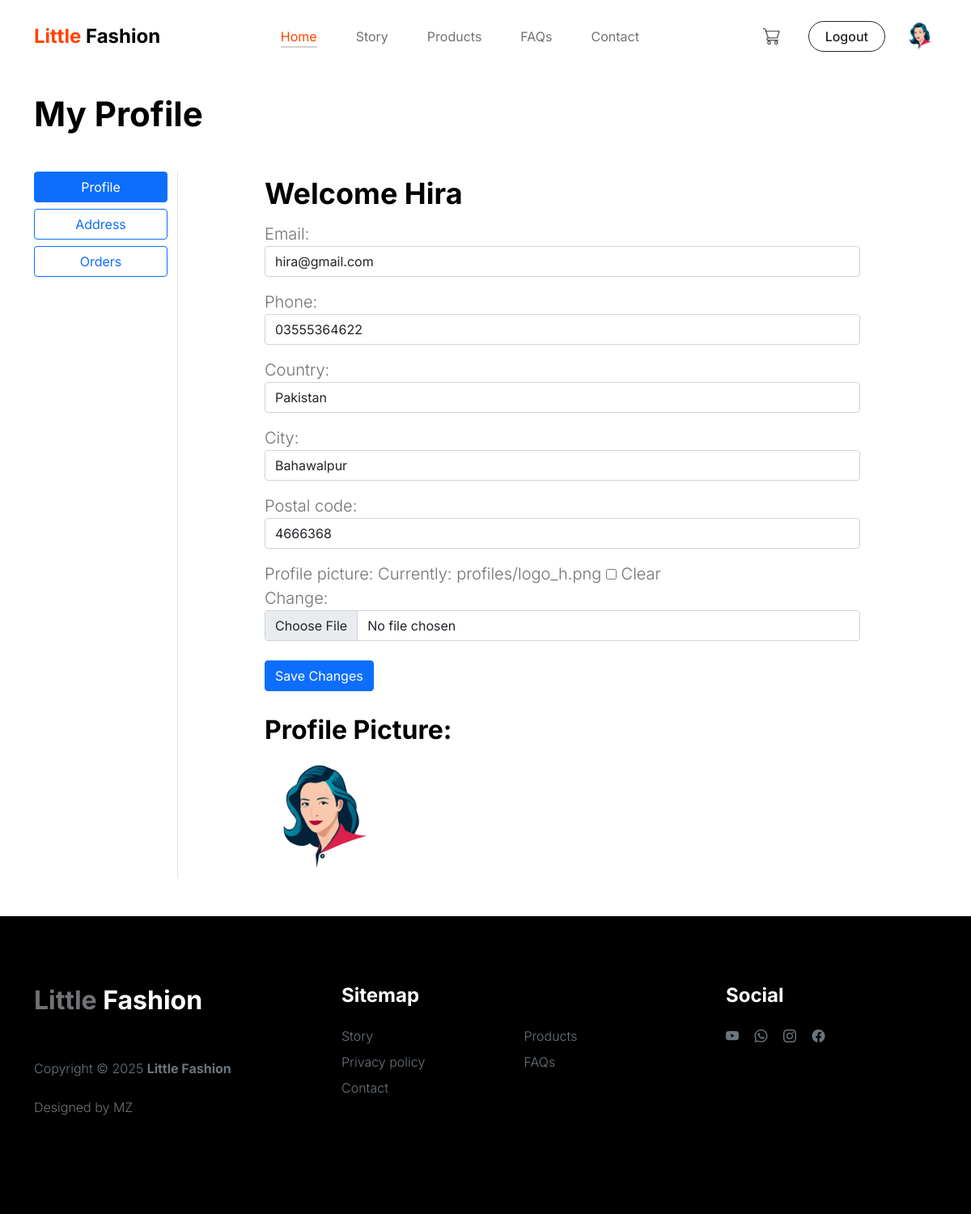
Screenshot of /profile/ (signed in) with the database file from the repository.
### app/models.py (models this page shows, shortened)
class Customer(models.Model):
    user = models.OneToOneField(User, on_delete=models.CASCADE, null=True, blank=True, related_name='customer')
    phone = models.CharField(max_length=20)
    email = models.EmailField(max_length=100)
    city = models.CharField(max_length=100, blank=True, null=True)
    postal_code = models.CharField(max_length=20, blank=True, null=True)
    country = models.CharField(max_length=100, blank=True, null=True)
    profile_picture = models.ImageField(upload_to='profiles/', blank=True, null=True)

### app/views.py (the view)
# urls.py: path('profile/', views.profile_view, name='profile'),
@login_required
def profile_view(request):
    customer, created = Customer.objects.get_or_create(user=request.user)
    if request.method == 'POST':
        form = CustomerProfileForm(request.POST, request.FILES, instance=customer)
        if form.is_valid():
            form.save()
            messages.success(request, 'Profile updated successfully.')
            return redirect('profile')
        else:
            messages.error(request, 'Please correct the errors below.')
    else:
        form = CustomerProfileForm(instance=customer)
    context = {'form': form, 'customer': customer}
    return render(request, 'profile.html', context)

### app/forms.py
class CustomerProfileForm(forms.ModelForm):
    class Meta:
        model = Customer
        fields = ['email','phone','country', 'city','postal_code','profile_picture']
        widgets = {
            'email': forms.EmailInput(attrs={'class': 'form-control','placeholder': 'Email address'}),
            'phone': forms.TextInput(attrs={'class': 'form-control', 'placeholder': 'Phone number'  }),
            'country': forms.TextInput(attrs={'class': 'form-control','placeholder': 'Country'}),
            'city': forms.TextInput(attrs={'class': 'form-control','placeholder': 'City' }),
            'postal_code': forms.TextInput(attrs={'class': 'form-control','placeholder': 'Postal code'}),
            'profile_picture': forms.ClearableFileInput(attrs={'class': 'form-control' }),}

### app/templates/profile.html (shortened to what this page needs)
{% extends 'base.html' %}
{% block content %}
<div class="container my-5">
    <div class="pt-3 pb-2">
        <h2 class="fw-bold">My Profile</h2>
    </div>
    <div class="row mt-4">
        <div class="col-sm-2 border-end">
            <ul class="list-unstyled">
                <li class="d-grid mb-2"><a href="{% url 'profile' %}" class="btn btn-primary">Profile</a></li>
                <li class="d-grid mb-2"><a href="{% url 'address' %}" class="btn btn-outline-primary">Address</a></li>
                <li class="d-grid"><a href="{% url 'user_orders' %}" class="btn btn-outline-primary">Orders</a></li>
            </ul>
        </div>
        <div class="col-sm-8 offset-sm-1">
            <h3>Welcome <span class="text-capitalize">{{ request.user }}</span></h3>
            <form method="POST" enctype="multipart/form-data">
                {{ form.as_p }}
                <button type="submit" class="btn btn-primary mt-2">Save Changes</button>
            </form>
            {% if customer.profile_picture %}
                <h4 class="mt-4">Profile Picture:</h4>
                <img src="{{ customer.profile_picture.url }}" style="width: 150px; height: 150px; object-fit: cover;" class="rounded">
            {% endif %}
        </div>
    </div>
</div>
{% endblock %}

### app/templates/base.html (shortened to what this page needs)
<!DOCTYPE html>
<html lang="en">
<head>
    {% load static %}
        <link href="{% static 'css/bootstrap.min.css' %}" rel="stylesheet">
        <link href="{% static 'css/bootstrap-icons.css' %}" rel="stylesheet">
        <link href="{% static 'css/slick.css' %}" rel="stylesheet">
        <link href="{% static 'css/style.css' %}" rel="stylesheet">
        <link href="{% static 'css/tooplate-little-fashion.css' %}" rel="stylesheet">
</head>
<body>
       <main style="padding-top: 45px;">
            <nav class="navbar navbar-expand-lg">
                <div class="container">
                    <a class="navbar-brand" href="/index">
                        <strong><span>Little</span> Fashion</strong>
                    </a>
                    <div class="collapse navbar-collapse" id="navbarNav">
                        <ul class="navbar-nav mx-auto">
                            <li class="nav-item">
                                <a class="nav-link active" href="/index">Home</a>
                            </li>
                            <li class="nav-item">
                                <a class="nav-link" href="/about">Story</a>
                            </li>
                            <li class="nav-item">
                                <a class="nav-link" href="/products">Products</a>
                            </li>
                            <li class="nav-item">
                                <a class="nav-link" href="/faq">FAQs</a>
                            </li>
                            <li class="nav-item">
                                <a class="nav-link" href="/contact">Contact</a>
                            </li>
                        </ul>
                       <div class="d-none d-lg-flex align-items-center gap-3 nav-login-cart">
    <div class="position-relative me-3">
        <a href="{% url 'view_cart' %}">
            <img src="{% static 'images/cart-icon.png' %}" alt="Cart" style="width: 28px;">
        </a>
    </div>
    {% if user.is_authenticated %}
        <a href="{% url 'logout' %}">
            <button class="btn btn-outline-dark" style="border-radius: 30px; padding: 6px 20px; font-weight: 500;">Logout</button>
        </a>
    {% else %}
        <a href="{% url 'login' %}">
            <button class="btn btn-outline-dark" style="border-radius: 30px; padding: 6px 20px; font-weight: 500;">Login</button>
        </a>
    {% endif %}
    {% if user.is_authenticated %}
        {% with user.customer as customer %}
            <a href="{% url 'profile' %}" class="d-flex align-items-center text-decoration-none">
                {% if customer.profile_picture %}
                    <img src="{{ customer.profile_picture.url }}" alt="Profile" style="width: 40px; height: 40px; object-fit: cover;" class="rounded-circle ms-2">
                {% else %}
                    <img src="{% static 'images/default-profile.webp' %}" alt="Default Profile" style="width: 40px; height: 40px;" class="rounded-circle ms-2">
                {% endif %}
            </a>
        {% endwith %}
    {% endif %}
</div>
                    </div>
                </div>
            </nav>
            {% block content %}
            {% endblock %}
            <footer class="site-footer">
                <div class="container">
                    <div class="row">
                        <div class="col-lg-3 col-10 me-auto mb-4">
                            <h4 class="text-white mb-3"><a href="/index">Little</a> Fashion</h4>
                            <p class="copyright-text text-muted mt-lg-5 mb-4 mb-lg-0">Copyright © 2025 <strong>Little Fashion</strong></p>
                            <br>
                            <p class="copyright-text">Designed by <a href="https://www.tooplate.com/" target="_blank">MZ</a></p>
                        </div>
                        <div class="col-lg-5 col-8">
                            <h5 class="text-white mb-3">Sitemap</h5>
                            <ul class="footer-menu d-flex flex-wrap">
                                <li class="footer-menu-item"><a href="/about" class="footer-menu-link">Story</a></li>
                                <li class="footer-menu-item"><a href="/products" class="footer-menu-link">Products</a></li>
                                <li class="footer-menu-item"><a href="/faq" class="footer-menu-link">Privacy policy</a></li>
                                <li class="footer-menu-item"><a href="/faq" class="footer-menu-link">FAQs</a></li>
                                <li class="footer-menu-item"><a href="/contact" class="footer-menu-link">Contact</a></li>
                            </ul>
                        </div>
                        <div class="col-lg-3 col-4">
                            <h5 class="text-white mb-3">Social</h5>
                            <ul class="social-icon">
                                <li><a href="https://www.youtube.com/" class="social-icon-link bi-youtube"></a></li>
                                <li><a href="https://www.whatsapp.com/" class="social-icon-link bi-whatsapp"></a></li>
                                <li><a href="https://www.instagram.com/" class="social-icon-link bi-instagram"></a></li>
                                <li><a href="https://www.facebook.com/" class="social-icon-link bi-facebook"></a></li>
                            </ul>
                        </div>
                    </div>
                </div>
            </footer>
</body>
</html>

### app/static/css/style.css (style rules this page uses)
.nav-login-cart { display: flex; align-items: center; gap: 20px; }
.nav-login-cart img { width: 26px; height: auto; }

### app/static/css/tooplate-little-fashion.css (style rules this page uses)
:root { --white-color: #FFFFFF; --primary-color: #FF4400; --section-bg-color: #f0f8ff; --dark-color: #000000; --grey-color: #d0d1d1; --p-color: #717275; --body-font-family: 'Inter', sans-serif; --h5-font-size: 24px; --p-font-size: 20px; --copyright-text-font-size: 16px; --product-link-font-size: 14px; --custom-link-font-size: 12px; --font-weight-thin: 100; --font-weight-light: 300; --font-weight-normal: 400; --font-weight-bold: 700; --font-weight-black: 900; }
body, html { height: 100%; }
html { scroll-behavior: smooth; }
body { background: var(--white-color); font-family: var(--body-font-family); position: relative; }
h2, h3, h4, h5, h6 { color: var(--dark-color); line-height: inherit; }
h1, h2, h3, h4, h5, h6 { font-weight: var(--font-weight-bold); }
h1, h2 { font-weight: var(--font-weight-black); }
h2 { font-size: 42px; }
h3 { font-size: 36px; }
h4 { font-size: 32px; }
h5 { font-size: 24px; }
p { color: var(--p-color); font-size: var(--p-font-size); font-weight: var(--font-weight-light); }
a, button { touch-action: manipulation; transition: all 0.3s; }
a { color: var(--p-color); text-decoration: none; }
b, strong { font-weight: var(--font-weight-bold); }
.navbar { background: var(--white-color); position: fixed; top: 0; right: 0; left: 0; padding: 25px 0; z-index: 2; will-change: transform; transition: transform 300ms linear; }
.navbar span, h2 span, h4 span { color: var(--primary-color); }
.navbar-brand { color: var(--dark-color); font-size: 24px; font-weight: var(--font-weight-light); margin: 0; padding: 0; }
.navbar-expand-lg .navbar-nav .nav-link { display: inline-block; padding: 0; margin-right: 1.5rem; margin-left: 1.5rem; }
.nav-link { color: var(--p-color); font-size: 16px; position: relative; }
.navbar .nav-link::after { position: absolute; top: 100%; left: 0; width: 100%; height: 2px; background: var(--grey-color); content: ''; opacity: 0; -webkit-transition: opacity 0.3s, -webkit-transform 0.3s; -moz-transition: opacity 0.3s, -moz-transform 0.3s; transition: opacity 0.3s, transform 0.3s; -webkit-transform: translateY(10px); -moz-transform: translateY(10px); transform: translateY(10px); }
.navbar .nav-link.active::after, .navbar .nav-link:hover::after { opacity: 1; -webkit-transform: translateY(0px); -moz-transform: translateY(0px); transform: translateY(0px); }
.navbar .nav-link.active, .navbar .nav-link:hover { color: var(--primary-color); }
.site-footer { background: var(--dark-color); padding-top: 5rem; padding-bottom: 5rem; }
.footer-menu { margin: 0; padding: 0; }
.footer-menu-item { display: block; width: 50%; }
.footer-menu-link { color: #6c757d; font-weight: var(--font-weight-light); display: inline-block; vertical-align: top; margin-top: 4px; margin-bottom: 4px; }
.site-footer .social-icon-link { margin-top: 4px; }
.copyright-text { font-size: var(--copyright-text-font-size); }
.social-icon { margin: 0; padding: 0; }
.social-icon li { list-style: none; display: inline-block; vertical-align: top; }
.social-icon-link { color: #6c757d; font-size: 1rem; display: inline-block; vertical-align: top; margin-bottom: 4px; margin-right: 15px; }

### rows the page displays
Customer: profile_picture (picture), email "hira@gmail.com", phone "03555364622", country "Pakistan", city "Bahawalpur", postal_code "4666368"

### other values shown
{{ request.user }} "Hira"
